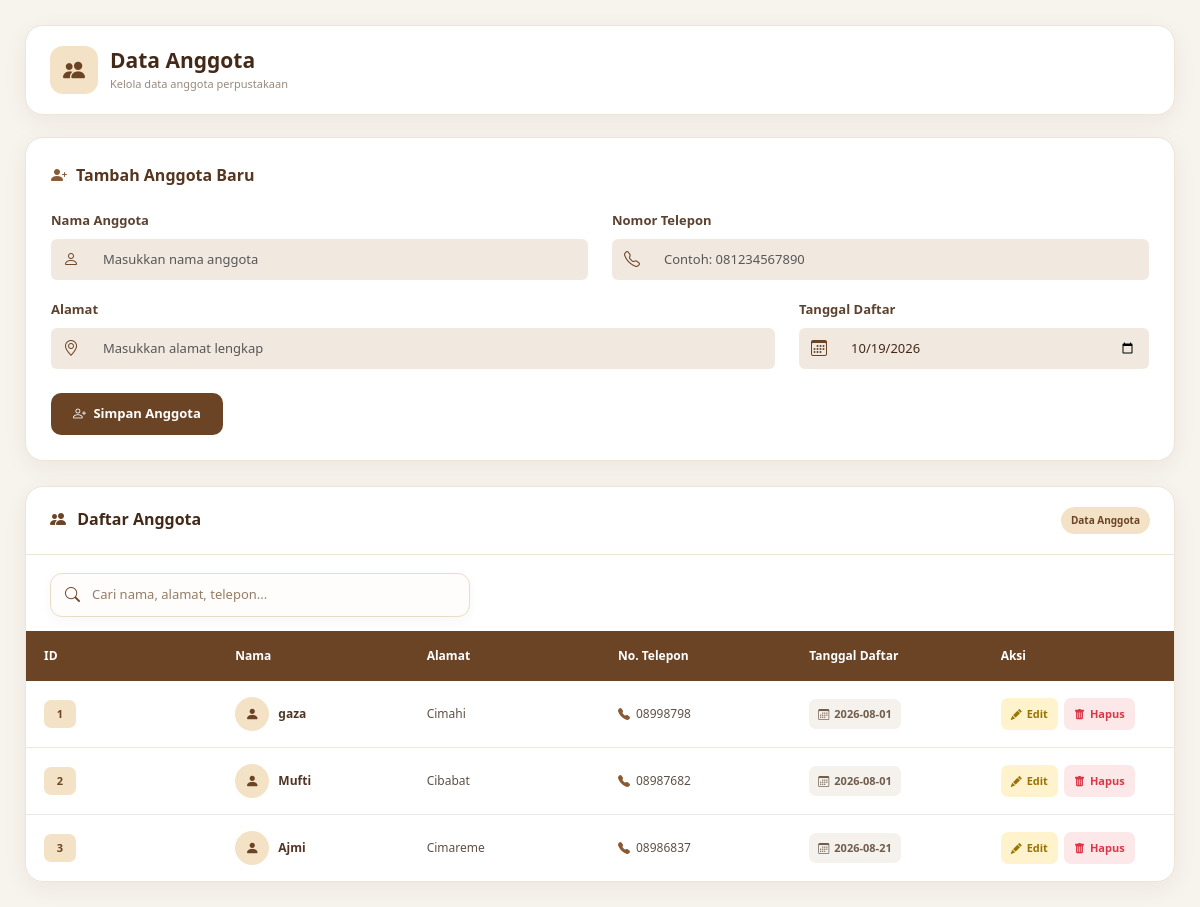
/anggota.php, run on the app's committed database.
### tables this page shows
CREATE TABLE `anggota` (
  `id_anggota` int(11) NOT NULL,
  `Nama` varchar(500) NOT NULL,
  `Alamat` text NOT NULL,
  `No_Telp` varchar(50) NOT NULL,
  `Tanggal_daftar` date NOT NULL
);

### anggota.php (the view, shortened to what this page needs)
<?php
include "koneksi.php";
$edit = false;
?>
<!DOCTYPE html>
<html lang="id">
<head>
    <link
        href="https://cdn.jsdelivr.net/npm/bootstrap@5.3.3/dist/css/bootstrap.min.css"
        rel="stylesheet"
    >
    <link
        rel="stylesheet"
        href="https://cdn.jsdelivr.net/npm/bootstrap-icons@1.11.3/font/bootstrap-icons.min.css"
    >
</head>
<body>
<div class="page-container">
    <div class="page-header">
        <div class="header-title">
            <div class="header-icon">
                <i class="bi bi-people-fill"></i>
            </div>
            <div>
                <h2>
                    Data Anggota
                </h2>
                <p>
                    Kelola data anggota
                    perpustakaan
                </p>
            </div>
        </div>
    </div>
    <div class="form-card">
        <div class="form-title">
            <i class="bi
                <?= $edit
                    ? 'bi-pencil-square'
                    : 'bi-person-plus-fill'
                ?>">
            </i>
            <?= $edit
                ? 'Edit Data Anggota'
                : 'Tambah Anggota Baru'
            ?>
        </div>
        <form method="post">
            <div class="row">
                <div class="col-md-6">
                    <label class="form-label">
                        Nama Anggota
                    </label>
                    <div class="input-group">
                        <span class="input-group-text">
                            <i class="bi bi-person"></i>
                        </span>
                        <input
                            type="text"
                            name="nama"
                            class="form-control"
                            placeholder="Masukkan nama anggota"
                            required
                            value="<?= $edit
                                ? htmlspecialchars(
                                    $dataEdit['Nama'] ?? ''
                                )
                                : ''
                            ?>"
                        >
                    </div>
                </div>
                <div class="col-md-6">
                    <label class="form-label">
                        Nomor Telepon
                    </label>
                    <div class="input-group">
                        <span class="input-group-text">
                            <i class="bi bi-telephone"></i>
                        </span>
                        <input
                            type="text"
                            name="no_telp"
                            class="form-control"
                            placeholder="Contoh: 081234567890"
                            required
                            value="<?= $edit
                                ? htmlspecialchars(
                                    $dataEdit['No_Telp'] ?? ''
                                )
                                : ''
                            ?>"
                        >
                    </div>
                </div>
                <div class="col-md-8">
                    <label class="form-label">
                        Alamat
                    </label>
                    <div class="input-group">
                        <span class="input-group-text">
                            <i class="bi bi-geo-alt"></i>
                        </span>
                        <input
                            type="text"
                            name="alamat"
                            class="form-control"
                            placeholder="Masukkan alamat lengkap"
                            required
                            value="<?= $edit
                                ? htmlspecialchars(
                                    $dataEdit['Alamat'] ?? ''
                                )
                                : ''
                            ?>"
                        >
                    </div>
                </div>
                <div class="col-md-4">
                    <label class="form-label">
                        Tanggal Daftar
                    </label>
                    <div class="input-group">
                        <span class="input-group-text">
                            <i class="bi bi-calendar3"></i>
                        </span>
                        <input
                            type="date"
                            name="tanggal_daftar"
                            class="form-control"
                            required
                            value="<?= $edit
                                ? htmlspecialchars(
                                    $dataEdit['Tanggal_daftar']
                                    ?? date('Y-m-d')
                                )
                                : date('Y-m-d')
                            ?>"
                        >
                    </div>
                </div>
            </div>
            <div class="mt-2">
                <?php if ($edit) { ?>
                    <button
                        type="submit"
                        name="update"
                        class="btn-save btn-update"
                    >
                        <i
                            class="bi
                            bi-check-circle me-1"
                        ></i>
                        Update Data
                    </button>
                    <a
                        href="anggota.php"
                        class="btn-cancel"
                    >
                        <i
                            class="bi
                            bi-x-circle"
                        ></i>
                        Batal
                    </a>
                <?php } else { ?>
                    <button
                        type="submit"
                        name="simpan"
                        class="btn-save"
                    >
                        <i
                            class="bi
                            bi-person-plus me-1"
                        ></i>
                        Simpan Anggota
                    </button>
                <?php } ?>
            </div>
        </form>
    </div>
    <div class="table-card">
        <div class="table-header">
            <h3 class="table-title">
                <i
                    class="bi
                    bi-people-fill"
                ></i>
                Daftar Anggota
            </h3>
            <span class="badge-info">
                Data Anggota
            </span>
        </div>
        <div class="table-tools">
            <div class="search-box">
                <i class="bi bi-search"></i>
                <input
                    type="text"
                    id="searchAnggota"
                    placeholder="Cari nama, alamat, telepon..."
                    aria-label="Cari anggota"
                >
            </div>
        </div>
        <div class="table-responsive">
            <table id="tableAnggota">
                <thead>
                    <tr>
                        <th>
                            ID
                        </th>
                        <th>
                            Nama
                        </th>
                        <th>
                            Alamat
                        </th>
                        <th>
                            No. Telepon
                        </th>
                        <th>
                            Tanggal Daftar
                        </th>
                        <th>
                            Aksi
                        </th>
                    </tr>
                </thead>
                <tbody>
                    <?php
                    $data =
                        mysqli_query(
                            $conn,
                            "SELECT * FROM anggota"
                        );
                    if (
                        mysqli_num_rows($data)
                        > 0
                    ) {
                        while (
                            $d =
                            mysqli_fetch_assoc($data)
                        ) {
                            $id =
                                htmlspecialchars(
                                    $d['id_anggota']
                                    ?? ''
                                );
                            $nama =
                                htmlspecialchars(
                                    $d['Nama']
                                    ?? ''
                                );
                            $alamat =
                                htmlspecialchars(
                                    $d['Alamat']
                                    ?? ''
                                );
                            $no_telp =
                                htmlspecialchars(
                                    $d['No_Telp']
                                    ?? ''
                                );
                            $tanggal =
                                htmlspecialchars(
                                    $d['Tanggal_daftar']
                                    ?? ''
                                );
                    ?>
                        <tr>
                            <td>
                                <span
                                    class="id-badge"
                                >
                                    <?= $id ?>
                                </span>
                            </td>
                            <td>
                                <div
                                    class="member-name"
                                >
                                    <span
                                        class="member-avatar"
                                    >
                                        <i
                                            class="bi
                                            bi-person-fill"
                                        ></i>
                                    </span>
                                    <span>
                                        <?= $nama ?>
                                    </span>
                                </div>
                            </td>
                            <td>
                                <span>
                                    <?= $alamat ?>
                                </span>
                            </td>
                            <td>
                                <span
                                    class="phone-number"
                                >
                                    <i
                                        class="bi
                                        bi-telephone-fill"
                                    ></i>
                                    <?= $no_telp ?>
                                </span>
                            </td>
                            <td>
                                <span
                                    class="date-badge"
                                >
                                    <i
                                        class="bi
                                        bi-calendar3"
                                    ></i>
                                    <?= $tanggal ?>
                                </span>
                            </td>
                            <td>
                                <div
                                    class="action-buttons"
                                >
                                    <a
                                        href="anggota.php?edit=<?= $id ?>"
                                        class="btn-action btn-edit"
                                    >
                                        <i
                                            class="bi
                                            bi-pencil-fill"
                                        ></i>
                                        Edit
                                    </a>
                                    <a
                                        href="anggota.php?hapus=<?= $id ?>"
                                        class="btn-action btn-delete"
                                        onclick="
                                            return confirmDelete(
                                                '<?= htmlspecialchars(
                                                    $nama,
                                                    ENT_QUOTES
                                                ) ?>',
                                                this.href
                                            );
                                        "
                                    >
                                        <i
                                            class="bi
                                            bi-trash-fill"
                                        ></i>
                                        Hapus
                                    </a>
                                </div>
                            </td>
                        </tr>
                    <?php
                        }
                    } ?>
                </tbody>
            </table>
        </div>
    </div>
</div>
</body>
</html>

### data on the page
anggota: id_anggota "1", Nama "gaza", Alamat "Cimahi", No_Telp "08998798", Tanggal_daftar "2026-08-01"
anggota: id_anggota "2", Nama "Mufti", Alamat "Cibabat", No_Telp "08987682", Tanggal_daftar "2026-08-01"
anggota: id_anggota "3", Nama "Ajmi", Alamat "Cimareme", No_Telp "08986837", Tanggal_daftar "2026-08-21"
